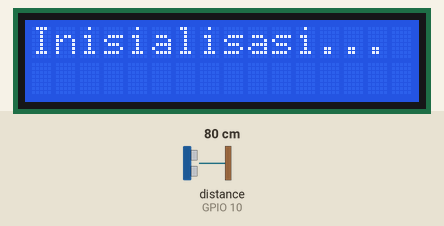
Recording of a program running on a simulated ESP8266 (NodeMCU). Shown: 16×2 character LCD. The inputs (shaded band) are chosen by the test bench; at power-on: distance to the obstacle (sensor on GPIO 10) 80 cm. The echo pulse lasts 58.3 µs per cm.

Above: at 0.1 s.
At 20.2 s:
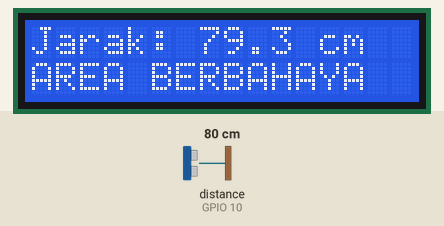

The program:

main.cpp
```cpp
#include <Arduino.h>
#include <Wire.h>
#include <LiquidCrystal_I2C.h>

#define TRIGGER_PIN 9
#define ECHO_PIN 10

LiquidCrystal_I2C lcd(0x27, 16, 2);

void setup()
{
  pinMode(TRIGGER_PIN, OUTPUT);
  pinMode(ECHO_PIN, INPUT);

  lcd.init();
  lcd.backlight();
  lcd.setCursor(0, 0);
  lcd.print("Inisialisasi...");
  delay(20000);
  lcd.clear();
}

void loop()
{
  long duration;
  float distance_cm;

  digitalWrite(TRIGGER_PIN, LOW);
  delayMicroseconds(2);
  digitalWrite(TRIGGER_PIN, HIGH);
  delayMicroseconds(10);
  digitalWrite(TRIGGER_PIN, LOW);

  duration = pulseIn(ECHO_PIN, HIGH);
  distance_cm = duration * 0.034 / 2;

  lcd.clear();
  lcd.setCursor(0, 0);
  lcd.print("Jarak: ");
  lcd.print(distance_cm, 1);
  lcd.print(" cm");
  lcd.setCursor(0, 1);
  if (distance_cm < 100.0)
    lcd.print("AREA BERBAHAYA");
  else
    lcd.print("AMAN");

  delay(1000);
}
```
